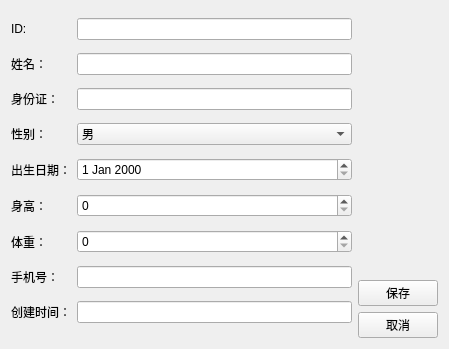
<?xml version="1.0" encoding="UTF-8"?>
<ui version="4.0">
 <class>PatientEditView</class>
 <widget class="QWidget" name="PatientEditView">
  <property name="geometry">
   <rect>
    <x>0</x>
    <y>0</y>
    <width>449</width>
    <height>349</height>
   </rect>
  </property>
  <property name="windowTitle">
   <string>编辑患者信息</string>
  </property>
  <layout class="QHBoxLayout" name="horizontalLayout">
   <item>
    <layout class="QGridLayout" name="gridLayout">
     <item row="2" column="1">
      <widget class="QLineEdit" name="dbEditIDCard"/>
     </item>
     <item row="5" column="1">
      <widget class="QSpinBox" name="dbSpinHeight">
       <property name="value">
        <number>0</number>
       </property>
      </widget>
     </item>
     <item row="3" column="0">
      <widget class="QLabel" name="label_4">
       <property name="text">
        <string>性别：</string>
       </property>
      </widget>
     </item>
     <item row="1" column="0">
      <widget class="QLabel" name="label_2">
       <property name="text">
        <string>姓名：</string>
       </property>
      </widget>
     </item>
     <item row="5" column="0">
      <widget class="QLabel" name="label_6">
       <property name="text">
        <string>身高：</string>
       </property>
      </widget>
     </item>
     <item row="2" column="0">
      <widget class="QLabel" name="label_3">
       <property name="text">
        <string>身份证：</string>
       </property>
      </widget>
     </item>
     <item row="0" column="1">
      <widget class="QLineEdit" name="dbEditID"/>
     </item>
     <item row="7" column="0">
      <widget class="QLabel" name="label_5">
       <property name="text">
        <string>手机号：</string>
       </property>
      </widget>
     </item>
     <item row="4" column="0">
      <widget class="QLabel" name="label_8">
       <property name="text">
        <string>出生日期：</string>
       </property>
      </widget>
     </item>
     <item row="4" column="1">
      <widget class="QDateEdit" name="dbDateEditDOB"/>
     </item>
     <item row="1" column="1">
      <widget class="QLineEdit" name="dbEditName"/>
     </item>
     <item row="6" column="0">
      <widget class="QLabel" name="label_7">
       <property name="text">
        <string>体重：</string>
       </property>
      </widget>
     </item>
     <item row="3" column="1">
      <widget class="QComboBox" name="dbComboSex">
       <item>
        <property name="text">
         <string>男</string>
        </property>
       </item>
       <item>
        <property name="text">
         <string>女</string>
        </property>
       </item>
      </widget>
     </item>
     <item row="0" column="0">
      <widget class="QLabel" name="label">
       <property name="text">
        <string>ID:</string>
       </property>
      </widget>
     </item>
     <item row="7" column="1">
      <widget class="QLineEdit" name="dbEditMobile"/>
     </item>
     <item row="6" column="1">
      <widget class="QSpinBox" name="dbSpinWeight"/>
     </item>
     <item row="8" column="0">
      <widget class="QLabel" name="label_9">
       <property name="maximumSize">
        <size>
         <width>16777215</width>
         <height>25</height>
        </size>
       </property>
       <property name="text">
        <string>创建时间：</string>
       </property>
      </widget>
     </item>
     <item row="8" column="1">
      <widget class="QLineEdit" name="dbCreatedTimeStamp"/>
     </item>
    </layout>
   </item>
   <item>
    <layout class="QVBoxLayout" name="verticalLayout">
     <item>
      <spacer name="verticalSpacer">
       <property name="orientation">
        <enum>Qt::Orientation::Vertical</enum>
       </property>
       <property name="sizeHint" stdset="0">
        <size>
         <width>20</width>
         <height>40</height>
        </size>
       </property>
      </spacer>
     </item>
     <item>
      <widget class="QPushButton" name="btSave">
       <property name="text">
        <string>保存</string>
       </property>
      </widget>
     </item>
     <item>
      <widget class="QPushButton" name="btCancel">
       <property name="text">
        <string>取消</string>
       </property>
      </widget>
     </item>
    </layout>
   </item>
  </layout>
 </widget>
 <resources/>
 <connections/>
</ui>
